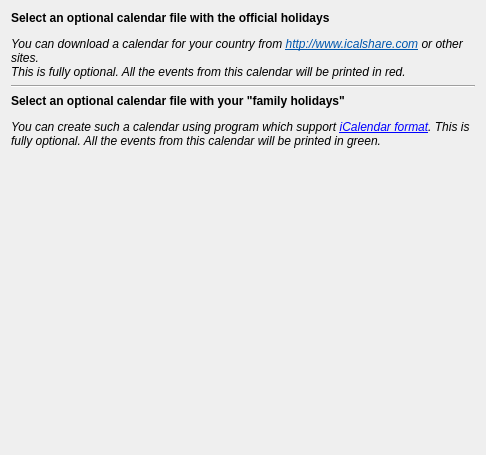
<ui version="4.0" >
 <class>CalEvents</class>
 <widget class="QWidget" name="CalEvents" >
  <property name="geometry" >
   <rect>
    <x>0</x>
    <y>0</y>
    <width>486</width>
    <height>455</height>
   </rect>
  </property>
  <property name="windowTitle" >
   <string>Calendar events</string>
  </property>
  <layout class="QVBoxLayout" >
   <item>
    <widget class="QLabel" name="ohHeaderLabel" >
     <property name="font" >
      <font>
       <weight>75</weight>
       <bold>true</bold>
      </font>
     </property>
     <property name="text" >
      <string>Select an optional calendar file with the official holidays</string>
     </property>
    </widget>
   </item>
   <item>
    <widget class="Digikam::DFileSelector" name="ohUrlRequester"/>
   </item>
   <item>
    <widget class="QLabel" name="ohExplainLabel" >
     <property name="font" >
      <font>
       <italic>true</italic>
      </font>
     </property>
     <property name="text" >
      <string>&lt;!DOCTYPE HTML PUBLIC "-//W3C//DTD HTML 4.0//EN" "http://www.w3.org/TR/REC-html40/strict.dtd">
&lt;html>&lt;head>&lt;meta name="qrichtext" content="1" />&lt;style type="text/css">
p, li { white-space: pre-wrap; }
&lt;/style>&lt;/head>&lt;body style=" font-family:'DejaVu Sans'; font-size:9pt; font-weight:400; font-style:italic;">
&lt;p style=" margin-top:0px; margin-bottom:0px; margin-left:0px; margin-right:0px; -qt-block-indent:0; text-indent:0px;">You can download a calendar for your country from &lt;a href="http://www.icalshare.com">&lt;span style=" text-decoration: underline; color:#0057ae;">http://www.icalshare.com&lt;/span>&lt;/a> or other sites.&lt;/p>
&lt;p style=" margin-top:0px; margin-bottom:0px; margin-left:0px; margin-right:0px; -qt-block-indent:0; text-indent:0px;">This is fully optional. All the events from this calendar will be printed in red.&lt;/p>&lt;/body>&lt;/html></string>
     </property>
     <property name="alignment" >
      <set>Qt::AlignVCenter</set>
     </property>
     <property name="wordWrap" >
      <bool>true</bool>
     </property>
    </widget>
   </item>
   <item>
    <widget class="Line" name="line1" >
     <property name="frameShape" >
      <enum>QFrame::HLine</enum>
     </property>
     <property name="frameShadow" >
      <enum>QFrame::Sunken</enum>
     </property>
    </widget>
   </item>
   <item>
    <widget class="QLabel" name="fhHeaderLabel" >
     <property name="font" >
      <font>
       <weight>75</weight>
       <bold>true</bold>
      </font>
     </property>
     <property name="text" >
      <string>Select an optional calendar file with your "family holidays"</string>
     </property>
     <property name="wordWrap" >
      <bool>false</bool>
     </property>
    </widget>
   </item>
   <item>
    <widget class="Digikam::DFileSelector" name="fhUrlRequester"/>       
   </item>
   <item>
    <widget class="QLabel" name="fhExplainLabel" >
     <property name="font" >
      <font>
       <italic>true</italic>
      </font>
     </property>
     <property name="text" >
         <string>You can create such a calendar using program which support &lt;a href="https://en.wikipedia.org/wiki/ICalendar">iCalendar format&lt;/a>.
This is fully optional. All the events from this calendar will be printed in green.</string>
     </property>
     <property name="alignment" >
      <set>Qt::AlignVCenter</set>
     </property>
     <property name="wordWrap" >
      <bool>true</bool>
     </property>
    </widget>
   </item>
   <item>
    <spacer name="spacer1" >
     <property name="orientation" >
      <enum>Qt::Vertical</enum>
     </property>
     <property name="sizeType" >
      <enum>QSizePolicy::Expanding</enum>
     </property>
     <property name="sizeHint" stdset="0" >
      <size>
       <width>41</width>
       <height>140</height>
      </size>
     </property>
    </spacer>
   </item>
  </layout>
 </widget>
 <layoutdefault spacing="6" margin="11" />
 <pixmapfunction>qPixmapFromMimeSource</pixmapfunction>
 <customwidgets>
  <customwidget>
   <class>Digikam::DFileSelector</class>
   <extends>QWidget</extends>
   <header>dfileselector.h</header>
  </customwidget>
 </customwidgets>
 <resources/>
 <connections/>
 <slots>
  <signal>fhChanged(QString)</signal>
  <signal>ohChanged(QString)</signal>
 </slots>
</ui>
